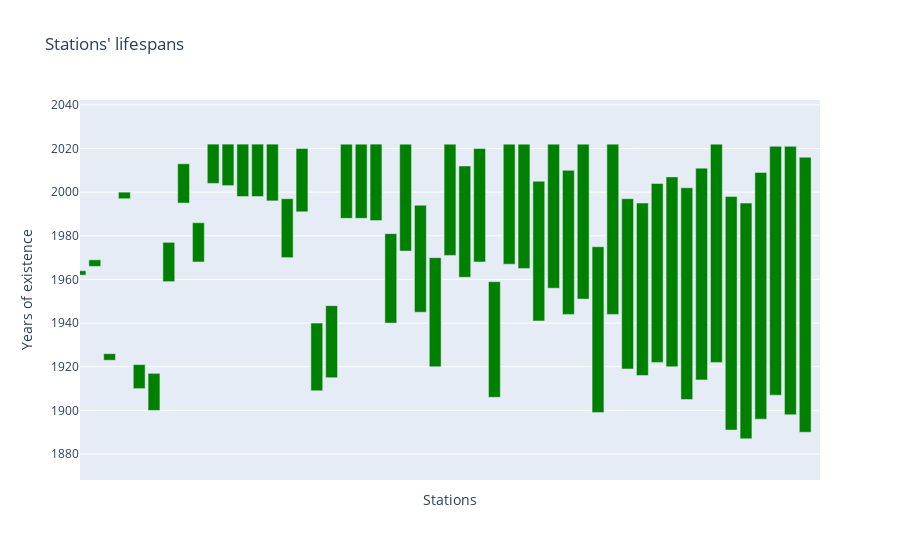

Notebook source saved alongside this figure:
### Code cell
dash_plotStationLifeSpan(stationLifeSpan(),50)

### Figure 1 — Plotly figure (JSON) as saved in the notebook; plotly's stock layout.template omitted (floating-point values rounded to 4 significant figures)
{"data": [{"alignmentgroup": "True", "base": [1962, 1966, 1923, 1997, 1910, 1900, 1959, 1995, 1968, 2004, 2003, 1998, 1998, 1996, 1970, 1991, 1909, 1915, 1988, 1988, 1987, 1940, 1973, 1945, 1920, 1971, 1961, 1968, 1906, 1967, 1965, 1941, 1956, 1944, 1951, 1899, 1944, 1919, 1916, 1922, 1920, 1905, 1914, 1922, 1891, 1887, 1896, 1907, 1898, 1890], "hovertemplate": "<b>ID</b>: %{x}<br>from : %{base}<br>to : %{y}", "legendgroup": "", "marker": {"color": "green", "opacity": 1, "pattern": {"shape": ""}}, "name": "", "offsetgroup": "", "orientation": "v", "showlegend": false, "textposition": "auto", "type": "bar", "x": ["ASN00002004", "ASN00001011", "ASN00001017", "ASN00001032", "ASN00002006", "ASN00001022", "ASN00001008", "ASN00001030", "ASN00001012", "ASN00001020", "ASN00001035", "ASN00001014", "ASN00001019", "ASN00001031", "ASN00001016", "ASN00001028", "ASN00001003", "ASN00001004", "ASN00001025", "ASN00001026", "ASN00001024", "ASN00001000", "ASN00001018", "ASN00002003", "ASN00002007", "ASN00001027", "ASN00001009", "ASN00001013", "ASN00002002", "ASN00001023", "ASN00001010", "ASN00001021", "ASN00001007", "ASN00002014", "ASN00001006", "ASN00002008", "ASN00002012", "ASN00002010", "ASN00002017", "ASN00002018", "ASN00002015", "ASN00002000", "ASN00001001", "ASN00002009", "ASN00002011", "ASN00001005", "ASN00002016", "ASN00002013", "ASN00002005", "ASN00002001"], "xaxis": "x", "y": [2, 3, 3, 3, 11, 17, 18, 18, 18, 18, 19, 24, 24, 26, 27, 29, 31, 33, 34, 34, 35, 41, 49, 49, 50, 51, 51, 52, 53, 55, 57, 64, 66, 66, 71, 76, 78, 78, 79, 82, 87, 97, 97, 100, 107, 108, 113, 114, 123, 126], "yaxis": "y"}], "layout": {"barmode": "group", "legend": {"tracegroupgap": 0}, "title": {"text": "Stations' lifespans"}, "xaxis": {"anchor": "y", "constrain": "range", "domain": [0, 1], "range": [0, 50], "ticktext": [], "tickvals": [], "title": {"text": "Stations"}}, "yaxis": {"anchor": "x", "domain": [0, 1], "range": [1868.0, 2042.0], "title": {"text": "Years of existence"}}}}
